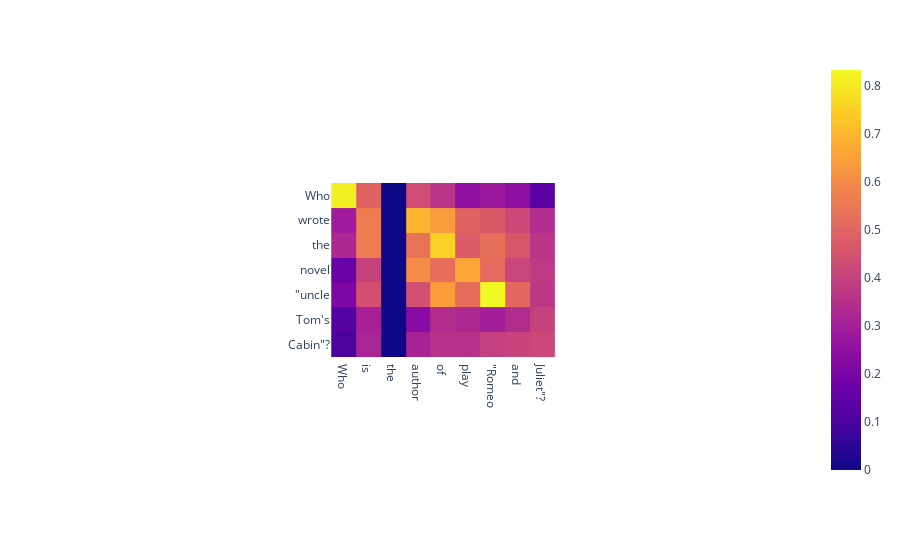

The cell this chart's notebook holds for it:
### Code cell
table = np.empty((len(words1), len(words2)))

for word1 in words1:
    for word2 in words2:
        idx1 = words1.index(word1)
        idx2 = words2.index(word2)

        embedding1 = embeddings1[word_ids1.index(idx1)].numpy()
        embedding2 = embeddings2[word_ids2.index(idx2)].numpy()
        
        table[idx1][idx2] = 1 - cosine(embedding1, embedding2)


table = pd.DataFrame(table, index=words1, columns=words2)
px.imshow(table)

### Figure 1 — Plotly figure (JSON) as saved in the notebook; plotly's stock layout.template omitted (floating-point values rounded to 4 significant figures)
{"data": [{"coloraxis": "coloraxis", "hovertemplate": "x: %{x}<br>y: %{y}<br>color: %{z}<extra></extra>", "name": "0", "type": "heatmap", "x": ["Who", "is", "the", "author", "of", "the", "play", "\"Romeo", "and", "Juliet\"?"], "xaxis": "x", "y": ["Who", "wrote", "the", "novel", "\"uncle", "Tom's", "Cabin\"?"], "yaxis": "y", "z": [[0.815, 0.4939, 0.476, 0.4301, 0.3642, 0, 0.2481, 0.2816, 0.2451, 0.1388], [0.289, 0.5624, 0.5544, 0.6954, 0.6391, 0, 0.4955, 0.4692, 0.4228, 0.3397], [0.3223, 0.5632, 0.7656, 0.5348, 0.7514, 0, 0.4735, 0.5299, 0.4646, 0.3614], [0.1644, 0.4022, 0.3892, 0.6047, 0.5248, 0, 0.6634, 0.5165, 0.4123, 0.3759], [0.2101, 0.4406, 0.4827, 0.4418, 0.6384, 0, 0.5231, 0.8324, 0.5097, 0.3749], [0.1246, 0.3045, 0.296, 0.2328, 0.341, 0, 0.3265, 0.2981, 0.3384, 0.4012], [0.1069, 0.3138, 0.2994, 0.3103, 0.3533, 0, 0.3539, 0.3989, 0.4065, 0.4194]]}], "layout": {"autosize": true, "coloraxis": {"colorscale": [[0, "#0d0887"], [0.1111, "#46039f"], [0.2222, "#7201a8"], [0.3333, "#9c179e"], [0.4444, "#bd3786"], [0.5556, "#d8576b"], [0.6667, "#ed7953"], [0.7778, "#fb9f3a"], [0.8889, "#fdca26"], [1, "#f0f921"]]}, "margin": {"t": 60}, "xaxis": {"anchor": "y", "autorange": true, "constrain": "domain", "domain": [0.3459, 0.6541], "range": [-0.5, 8.5], "scaleanchor": "y", "type": "category"}, "yaxis": {"anchor": "x", "autorange": true, "constrain": "domain", "domain": [0, 1], "range": [6.5, -0.5], "type": "category"}}}
